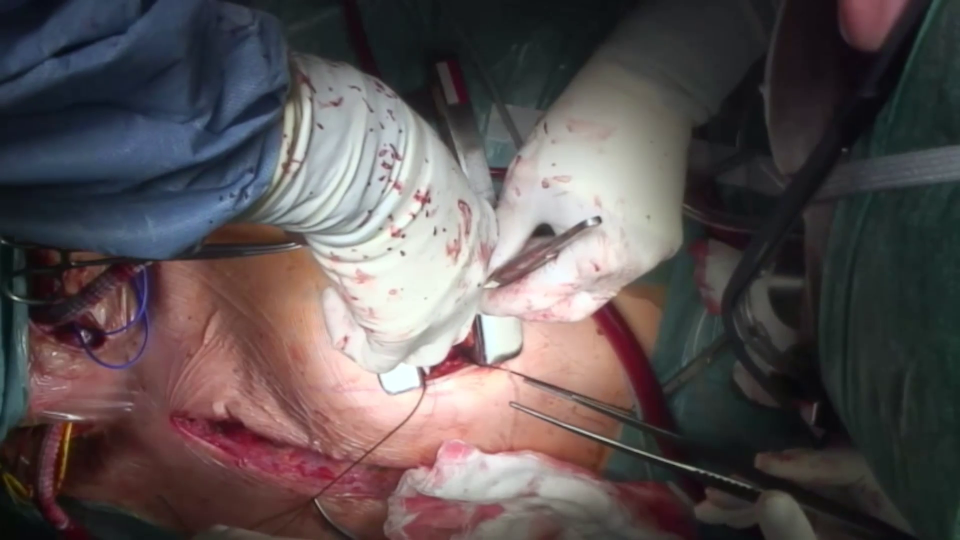
#> input picture frame 11 of clips/clip6.mp4, 1920 x 1080 px (shown at 1/2 size)
$ python color.py
#> lines starting #> are read from the running program, lines starting #| are printed output that depends on the picture; after the words box and inside, x2 and y2 are one past the last pixel; in counts of white or black regions, pixels touching at a corner belong together
import numpy as np
import cv2

# cap = cv2.VideoCapture(0)

cap = cv2.VideoCapture("clips/clip6.mp4")

while True:
    ret, frame = cap.read()
#> frame is the input picture: shape (1080, 1920, 3); mean B, G, R 82.6, 81.6, 90.3
    width = int(cap.get(3))
    height = int(cap.get(4))

    hsv = cv2.cvtColor(frame, cv2.COLOR_BGR2HSV)
#> hsv: shape (1080, 1920, 3); mean H, S, V 76.9, 67.5, 97.5

    lower_gray = np.array([0, 0, 40])
    upper_gray = np.array([180, 40, 120])

    mask = cv2.inRange(hsv, lower_gray, upper_gray)
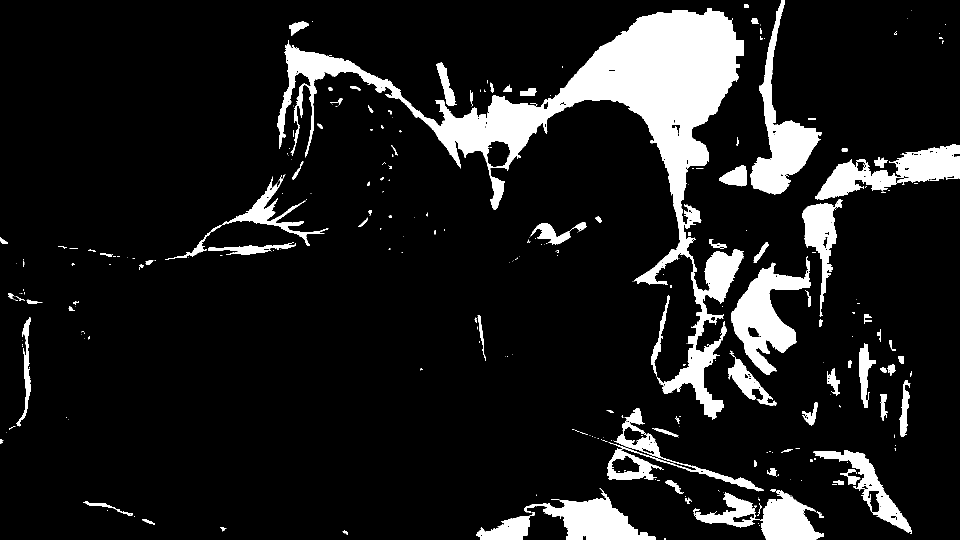
#> mask: shape (1080, 1920) (shown at 1/2 size); 11.6% white; 335 white regions (224 under 20 px), largest, box (x1, y1, x2, y2) and area: (554, 16, 1488, 840) 115973, (1501, 0, 1643, 389) 15285, (1462, 512, 1621, 750) 15234

    result = cv2.bitwise_and(frame, frame, mask=mask)
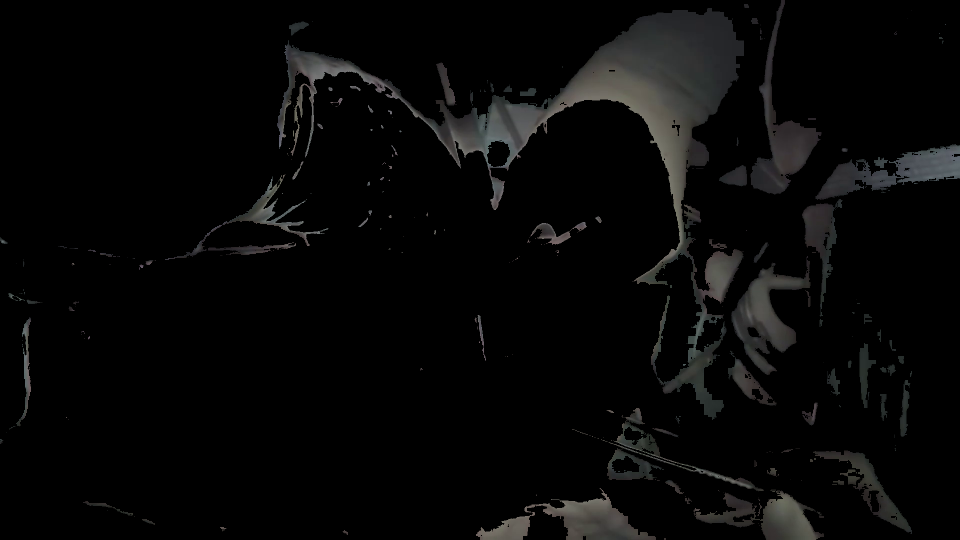
#> result: shape (1080, 1920, 3) (shown at 1/2 size); mean B, G, R 7.4, 7.6, 7.6

    cv2.imshow('frame', result)
    cv2.imshow('mask', mask)

    if cv2.waitKey(1) == ord('q'):
#> (key q is pressed here)
        break

cap.release()
cv2.destroyAllWindows()

$ run again, starting later in the video
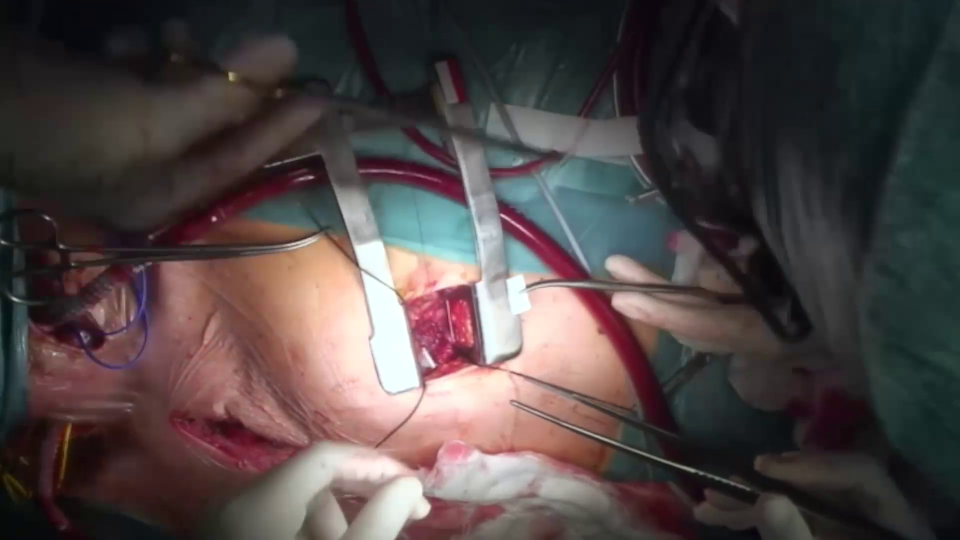
#> input picture frame 52 of clips/clip6.mp4, 1920 x 1080 px (shown at 1/2 size)
#> frame is the input picture: shape (1080, 1920, 3); mean B, G, R 68.9, 69.2, 79.1
#> hsv: shape (1080, 1920, 3); mean H, S, V 79.9, 69.5, 84.3
#> `mask = cv2.inRange(hsv, lower_gray, upper_gray)`:
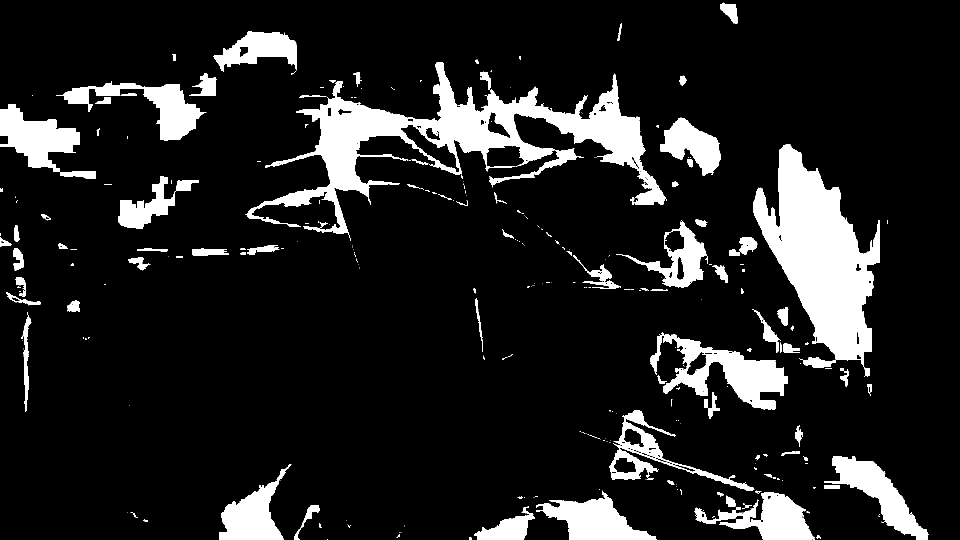
#> mask: shape (1080, 1920) (shown at 1/2 size); 12.9% white; 338 white regions (222 under 20 px), largest, box (x1, y1, x2, y2) and area: (490, 124, 1331, 482) 67377, (1507, 289, 1760, 754) 55447, (1300, 664, 1576, 820) 16281
#> `result = cv2.bitwise_and(frame, frame, mask=mask)`:
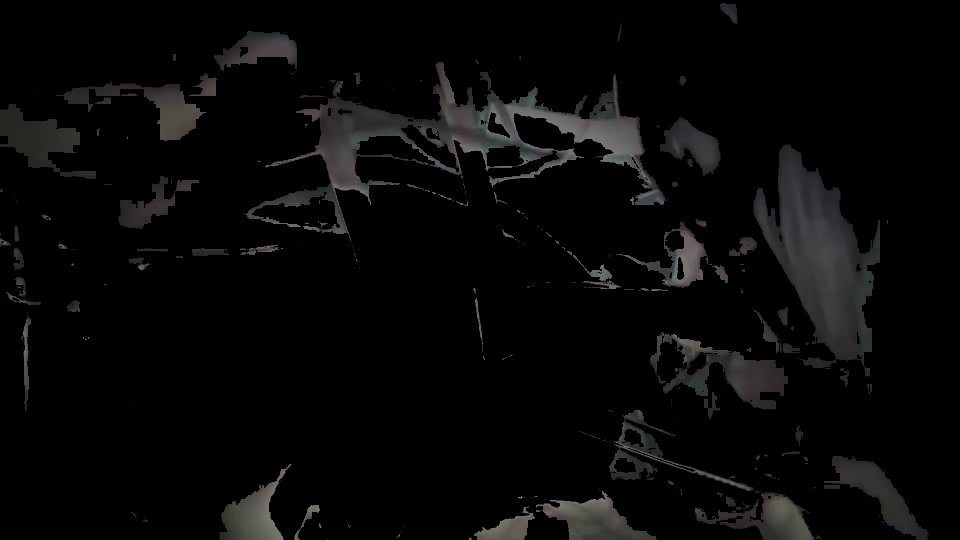
#> result: shape (1080, 1920, 3) (shown at 1/2 size); mean B, G, R 7.9, 8, 8.1

$ run again, starting later in the video
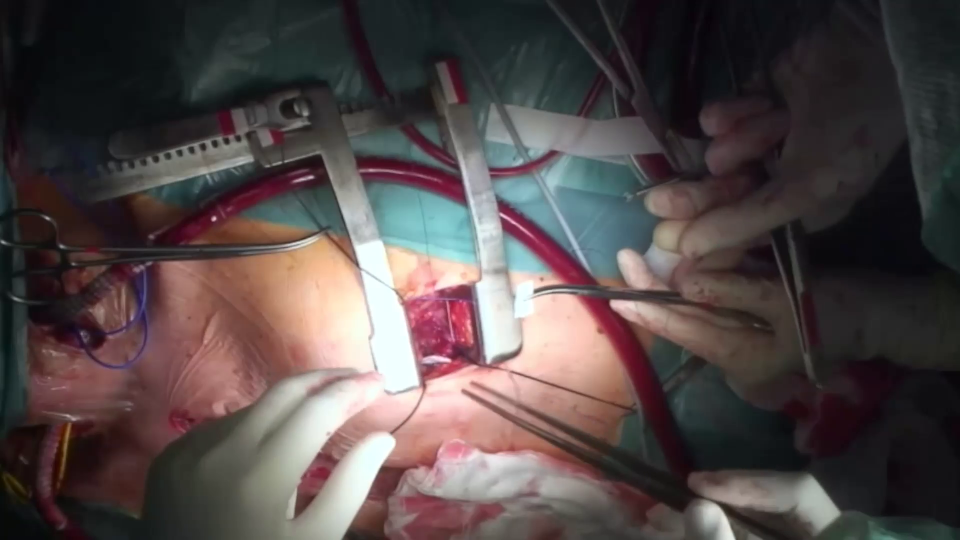
#> input picture frame 92 of clips/clip6.mp4, 1920 x 1080 px (shown at 1/2 size)
#> frame is the input picture: shape (1080, 1920, 3); mean B, G, R 71.7, 72, 82.1
#> hsv: shape (1080, 1920, 3); mean H, S, V 83.3, 66.3, 86.7
#> `mask = cv2.inRange(hsv, lower_gray, upper_gray)`:
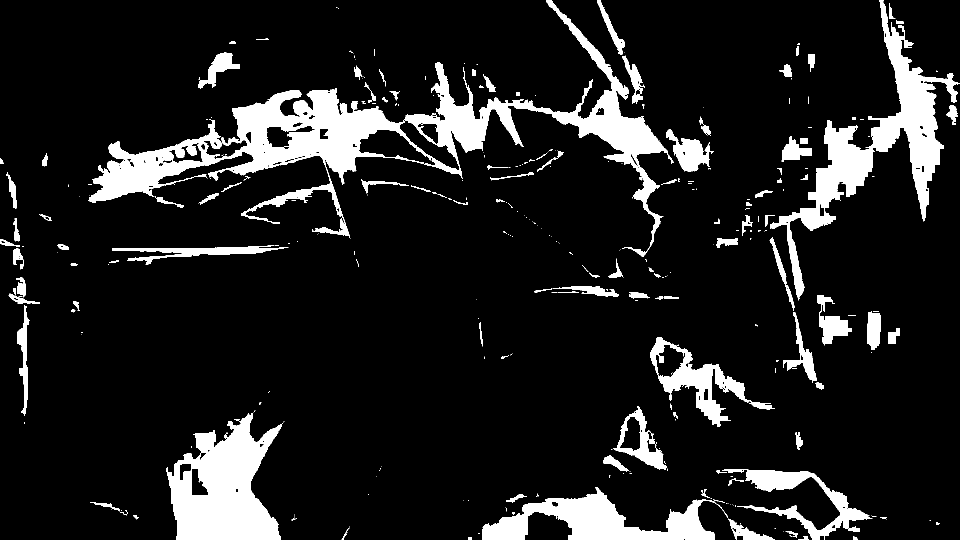
#> mask: shape (1080, 1920) (shown at 1/2 size); 12.2% white; 368 white regions (243 under 20 px), largest, box (x1, y1, x2, y2) and area: (177, 0, 1348, 513) 88549, (1540, 0, 1919, 601) 38915, (333, 826, 564, 1080) 35852
#> `result = cv2.bitwise_and(frame, frame, mask=mask)`:
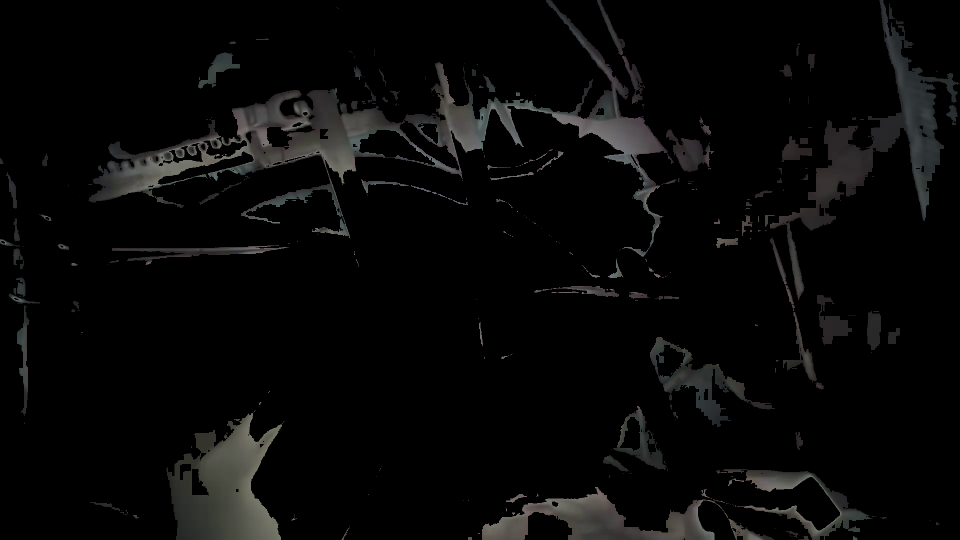
#> result: shape (1080, 1920, 3) (shown at 1/2 size); mean B, G, R 8, 8.2, 8.3
